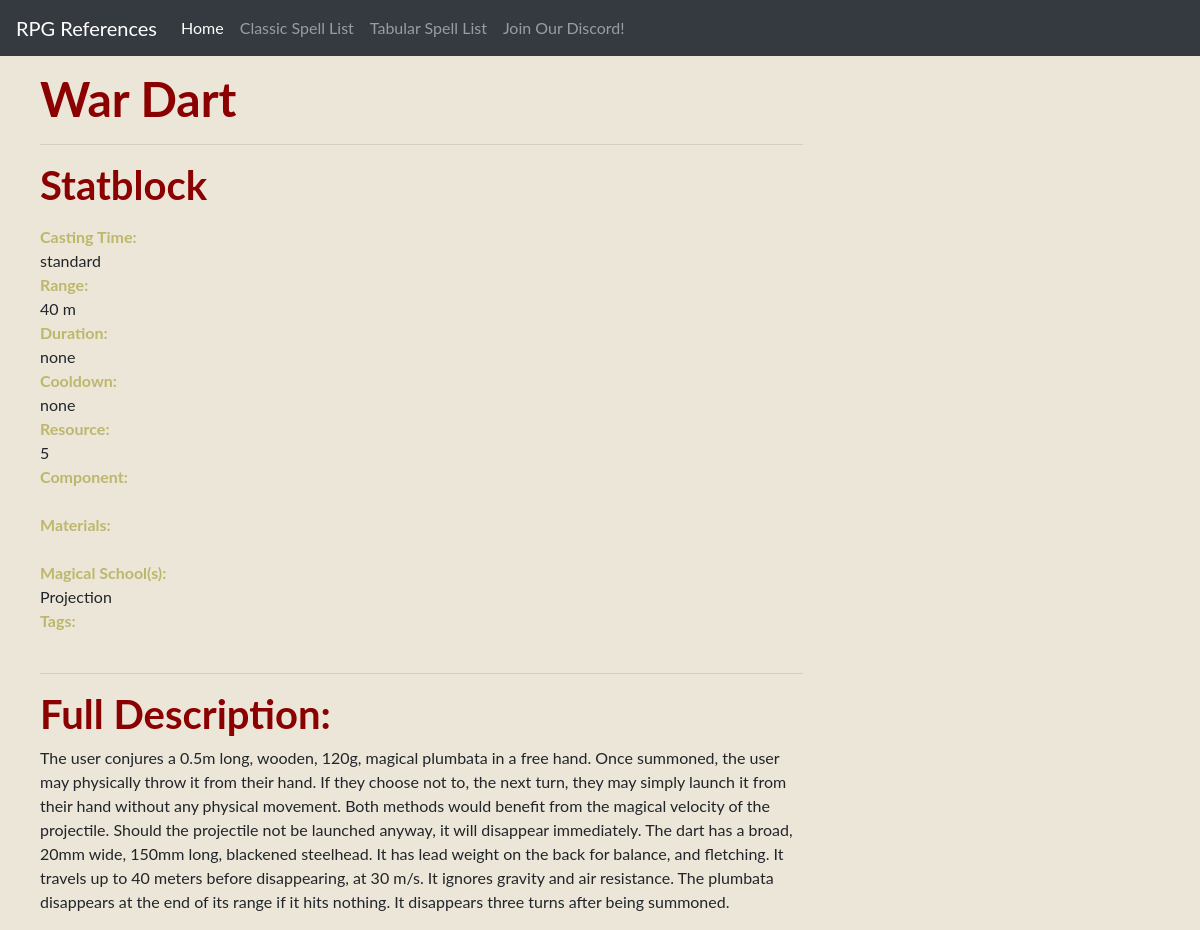
/list/1/, run on the app's committed database.
### list/models.py (models this page shows, shortened)
class spell(models.Model):
    name = models.CharField(max_length=50)
    level = models.CharField(max_length=50, default="none")
    castingtime = models.CharField(max_length=50, default="standard")
    range = models.CharField(max_length=20, default="self")
    duration = models.CharField(max_length=50, default="none")
    cooldown = models.CharField(max_length=50, default="none")
    resource = models.CharField(max_length=50, default="0")
    component = models.TextField(blank=True)
    materials = models.TextField(blank=True)
    description = models.TextField(default="")
    schools = models.ManyToManyField(school)
    tags = models.ManyToManyField(tag, blank=True)

class school(models.Model):
    name = models.CharField(max_length=50)
    system = models.CharField(max_length=50)

### list/views.py (the view)
# urls.py: path('list/<int:pk>/', views.spell_detail, name='spell_detail'),
def spell_detail(request, pk):
    gotspell = get_object_or_404(spell, pk=pk)
    return render(request, 'list/spell_detail.html', {'spell': gotspell})

### list/templates/list/spell_detail.html
{% extends 'list/base.html' %}
{% block content %}
    <h1> {{ spell.name }}</h1>
    <hr/>
    <h2> Statblock</h2>
<p>
    <div class ="statblock">Casting Time:</div> {{ spell.castingtime}} <br>
    <div class ="statblock">Range:</div> {{ spell.range}} <br>
    <div class ="statblock">Duration:</div> {{ spell.duration}} <br>
    <div class ="statblock">Cooldown:</div> {{ spell.cooldown}} <br>
    <div class ="statblock">Resource:</div> {{ spell.resource}} <br>
    <div class ="statblock">Component:</div> {{ spell.component}} <br>
    <div class ="statblock">Materials:</div> {{ spell.materials}} <br>
    <div class ="statblock">Magical School(s):</div> {% for school in spell.schools.all %} {{ school.name }} {% endfor %} <br>
    <div class ="statblock">Tags:</div> {% for tag in spell.tags.all %} {{ tag.name }} {% endfor %} <br>
</p>
    <hr/>
    <h2>Full Description:</h2>
    <p> {{ spell.description }}</p>
{% endblock %}

### list/static/css/list.css (style rules this page uses)
body { padding-top: 70px; margin-left: 40px; background-color: #ece6d9; font-family: Lato; font-size: 12pt; }
h1, h2, h3, h4 { color: darkred; font-family: Lato; }
h1 { font-weight: bold; font-size: 36pt; }
h2 { font-weight: bold; font-size: 30pt; }
.statblock { color: darkkhaki; font-weight: bold; font-size: 12pt; font-family: Lato; }

### data on the page
spell: name "War Dart", castingtime "standard", range "40 m", duration "none", cooldown "none", resource "5", description "The user conjures a 0.5m long, wooden, 120g, magical plumbata in a free hand. Once summoned, the user may physically throw it from their hand. If they choose not to, the next turn, they may simply launch it from their hand without any physical movement. Both methods would benefit from the magical velocity of the projectile. Should the projectile not be launched anyway, it will disappear immediately. The dart has a broad, 20mm wide, 150mm long, blackened steelhead. It has lead weight on the back for balance, and fletching. It travels up to 40 meters before disappearing, at 30 m/s. It ignores gravity and air resistance. The plumbata disappears at the end of its range if it hits nothing. It…"
school: name "Projection"
